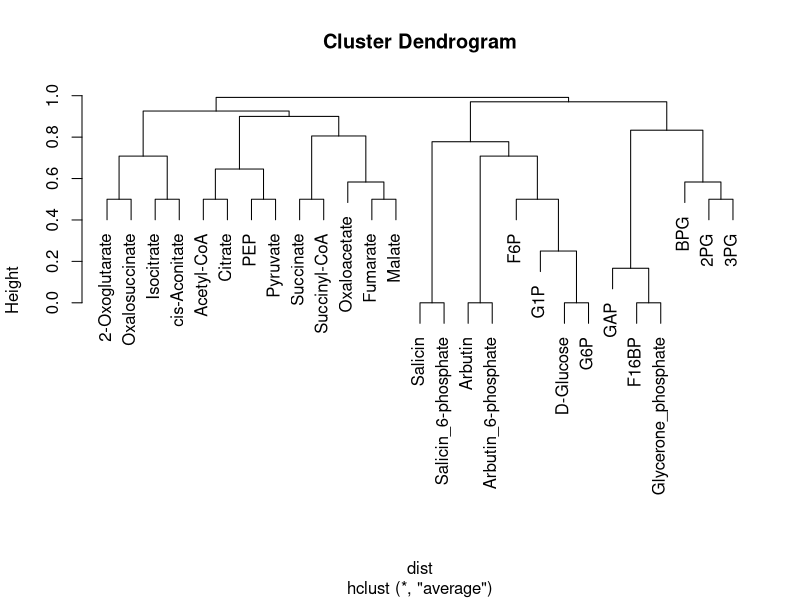
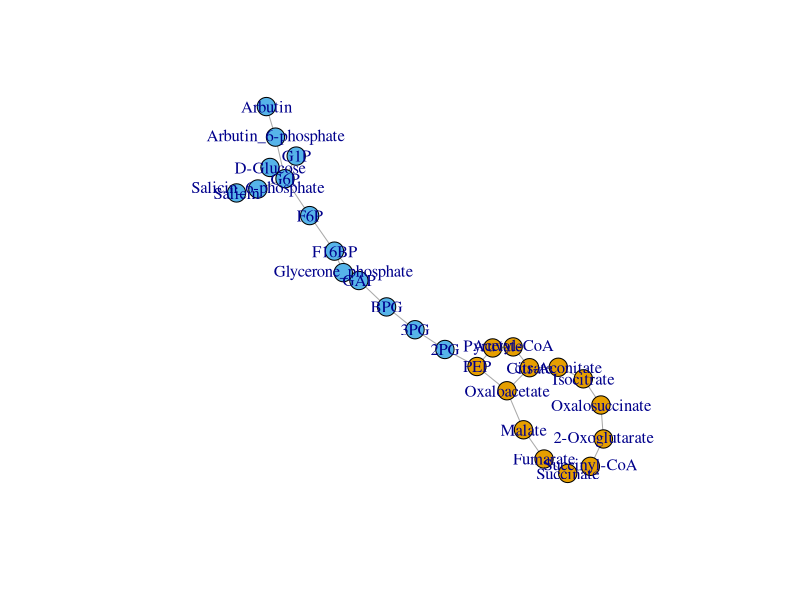
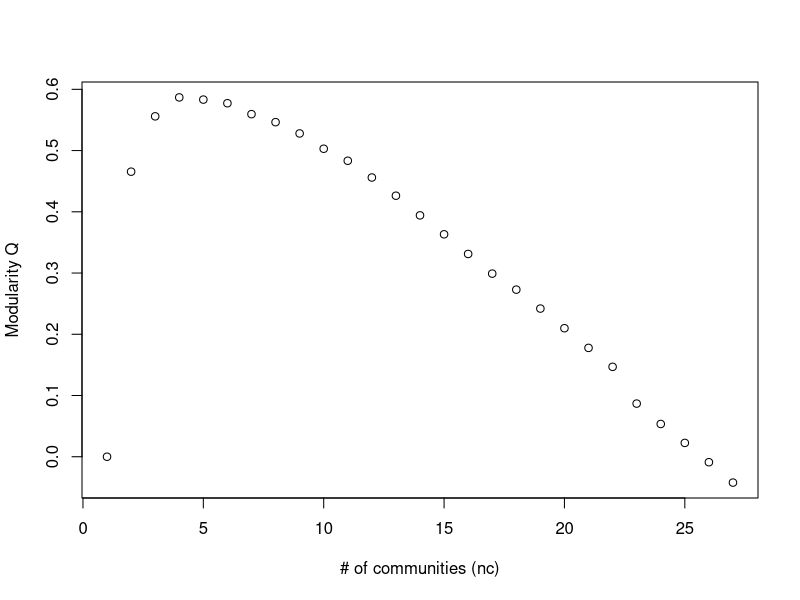
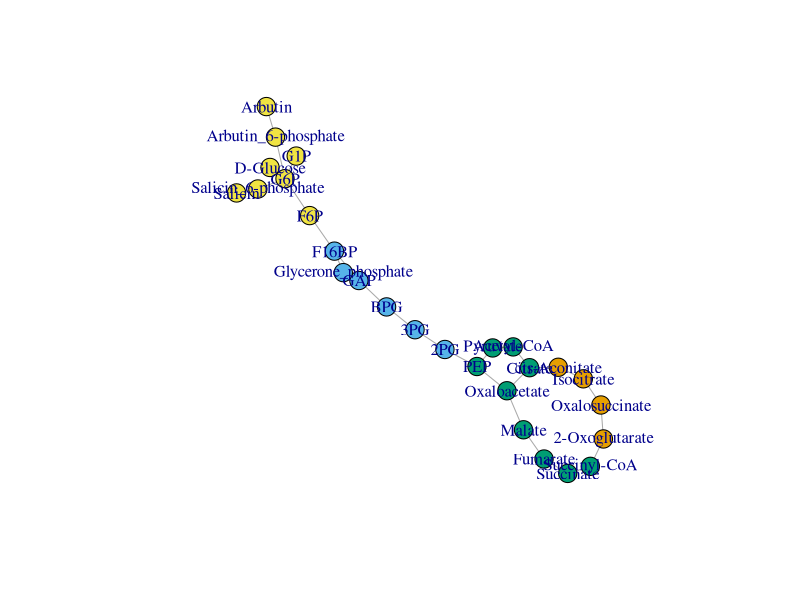

Write the R code that produced these figures, in order.
## ---- chunk 1
# igraphパッケージの読み込み
library(igraph)
## ---- chunk 2
# エッジリスト形式のネットワークデータを読み込む
d <- read.table("../data/eco_EM+TCA.txt")
# 無向ネットワークで読み込む
g <- graph.data.frame(d, directed=F)
# 多重エッジや自己ループを削除する。
g <- simplify(g, remove.multiple=T, remove.loops=T)
## ---- chunk 3
# 隣接行列（Aij）を得る
A_ij <- get.adjacency(g,sparse=F)
# Jijの計算
J_ij <- cocitation(g)
# min(ki,kj)の計算
deg <- degree(g)
deg_mtx <- matrix(0,nrow=vcount(g),ncol=vcount(g))
for(i in 1:vcount(g)){
	for(j in 1:vcount(g)){
		deg_mtx[i,j] <- min(deg[[i]],deg[[j]])
	}
}

# Topological overlap score matrixを得る
overlap_mtx <- (J_ij + A_ij) / (deg_mtx + 1 - A_ij)
diag(overlap_mtx) <- 1
## ---- chunk 4
# 距離行列(dissimilarity score matrix)に変換
dist <- as.dist(1 - overlap_mtx)
# 群平均法に基づいて階層的クラスタリング
res <- hclust(dist, method="average")
# デンドログラムをプロット
plot(res)
## ---- chunk 5
# heightに対する適当な閾値hでコミュニティを決める場合
# mem <- cutree(res, h=0.9)
# k個数のコミュニティになるように分割する場合（ここでは2個に設定）
mem <- cutree(res, k=2)
mem
## ---- chunk 6
# コミュニティのメンバシップにしたがってノードを色付け
V(g)$color <- mem
# ネットワークを描画。
set.seed(5)
plot(g,vertex.size=10, vertex.label=V(g)$name)
## ---- chunk 7
q_max <- -Inf
nc_opt <- 1
nc_vs_q <- c() 
for(nc in 1:vcount(g)){
  mem <- cutree(res, k=nc)
  q <- modularity(g, mem)
  nc_vs_q  <- rbind(nc_vs_q, c(nc, q))
  if(q_max < q){
    nc_opt <- nc
    q_max <- q
  }
}
# コミュニティ数ncとその場合のモジュラリティQをプロット
plot(nc_vs_q, xlab="# of communities (nc)", ylab="Modularity Q")
## ---- chunk 8
# モジュラリティQが最大となる分割を得る。
mem <- cutree(res, k=nc_opt)
# コミュニティのメンバシップにしたがってノードを色付け
V(g)$color <- mem
# ネットワークを描画。
set.seed(5)
plot(g,vertex.size=10, vertex.label=V(g)$name)
